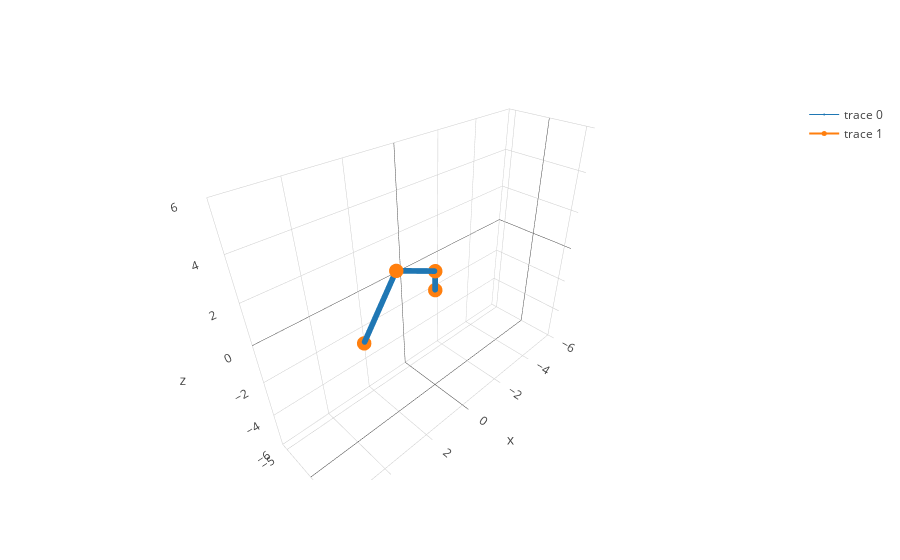

This figure's notebook cell:
### Code cell
theta = [0,pi/3,pi/2]
kin.fwd(robot1,theta)
m = graphics.plotcurrpos(robot1)
m.show()

### Figure 1 — Plotly figure (JSON) as saved in the notebook; plotly's stock layout.template omitted (floating-point values rounded to 4 significant figures; data arrays with more than 128 entries replaced by an {"elided": "..."} marker saying what was removed)
{"data": [{"line": {"color": "#1f77b4", "width": 1}, "marker": {"size": 2}, "type": "scatter3d", "uid": "8f143bbf-d0d4-498a-895f-05af1ba4d25a", "x": {"elided": "150 float values"}, "y": {"elided": "150 int values"}, "z": {"elided": "150 float values"}}, {"line": {"color": "#ff7f0e", "width": 2}, "marker": {"size": 5}, "type": "scatter3d", "uid": "7f34291e-c9c1-495b-8e0b-7ff42909815d", "x": [0, 0, 1.732, 3.232], "y": [0, 0, 0, 0], "z": [0, 1, 2, -0.5981]}], "layout": {"scene": {"xaxis": {"range": [-6, 6]}, "yaxis": {"range": [-6, 6]}, "zaxis": {"range": [-6, 6]}}}}
